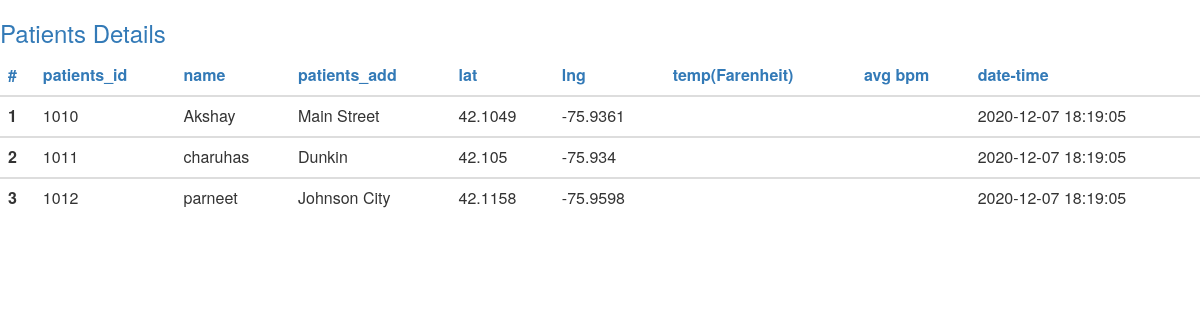
/patients.php, run on the app's committed database.
### tables this page shows
CREATE TABLE `patients` (
  `patients_id` int(11) NOT NULL,
  `name` varchar(100) NOT NULL,
  `patients_add` varchar(100) NOT NULL,
  `lat` float DEFAULT NULL,
  `lng` float DEFAULT NULL,
  `temp` float DEFAULT NULL,
  `bpm` float DEFAULT NULL,
  `blood oxygen` int(11) DEFAULT NULL,
  `a_id` int(11) NOT NULL,
  `Date-Time` timestamp NOT NULL DEFAULT current_timestamp()
);

### patients.php (the view, shortened to what this page needs)
<html lang="en">
<head>
  <link rel="stylesheet" href="https://maxcdn.bootstrapcdn.com/bootstrap/3.3.7/css/bootstrap.min.css">
</head>
<body>
  <h3 class="text-primary">Patients Details</h3>
<div class=" col-lg-12 content-wrapper">
      <div class="row" id="show">
                    <table class="table table-hover">
                       <thead>
                          <tr class="text-primary">
                             <th>#</th>
                             <th>patients_id</th>
                             <th>name</th>
                             <th>patients_add</th>
                             <th>lat</th>
                             <th>lng</th>
                             <th>temp(Farenheit)</th>
                             <th>avg bpm</th>
                             <th>date-time</th>
                          </tr>
                       </thead>
<?php
include('config.php');
$sql = "select * from patients" ;
$count=1;
$result = mysqli_query($db , $sql);
if (mysqli_num_rows($result) > 0) {
while($row = mysqli_fetch_assoc($result)) { ?>
                        <tbody>
                           <tr>
                              <th scope="row">
                              <?php echo $count; ?>
                              </th>
                              <td>
                              <?php echo $row['patients_id']; ?>
                              </td>
                              <td>
                              <?php echo $row['name']; ?>
                              </td>
                              <td>
                              <?php echo $row['patients_add']; ?>
                              </td>
                              <td>
                              <?php echo $row['lat']; ?>
                              </td>
                              <td>
                              <?php echo $row['lng']; ?>
                              </td>
                              <td>
                              </td>
                              <td>
                              </td>
                              <td>
                              <?php echo $row['Date-Time']; ?>
                              </td>
                           </tr>
                        </tbody>
<?php
$count++;
}
} else {
echo "0 results";
}
?>
      </table>
</div>
</div>
</body>
</html>

### data on the page
patients: patients_id "1010", name "Akshay", patients_add "Main Street", lat "42.1049", lng "-75.9361", value "2020-12-07 18:19:05"
patients: patients_id "1011", name "charuhas", patients_add "Dunkin", lat "42.105", lng "-75.934", value "2020-12-07 18:19:05"
patients: patients_id "1012", name "parneet", patients_add "Johnson City", lat "42.1158", lng "-75.9598", value "2020-12-07 18:19:05"
